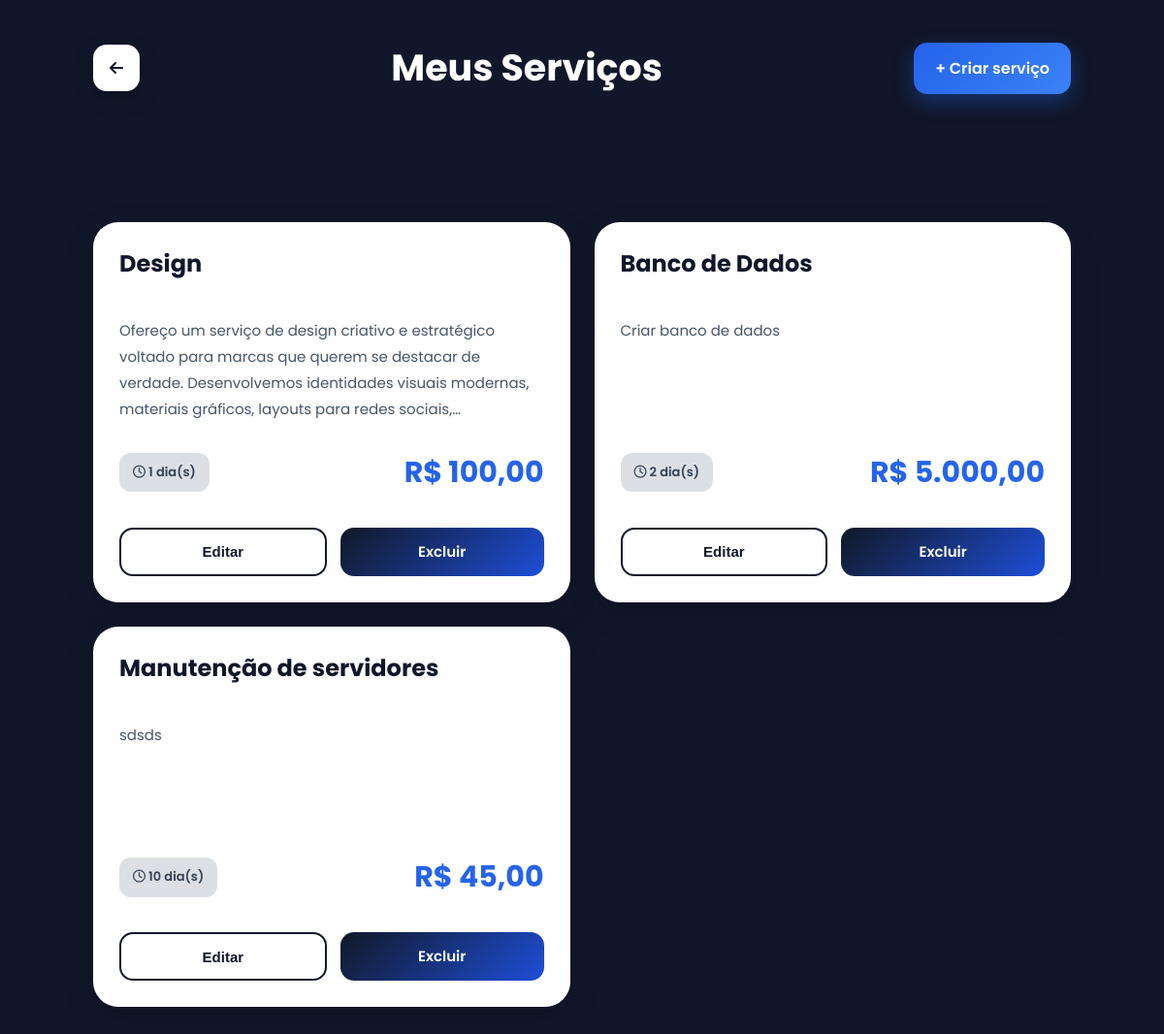
/frontend/public/Prestador/servicos/meus-servicos.php (signed in), run on an earlier commit of the app's database.
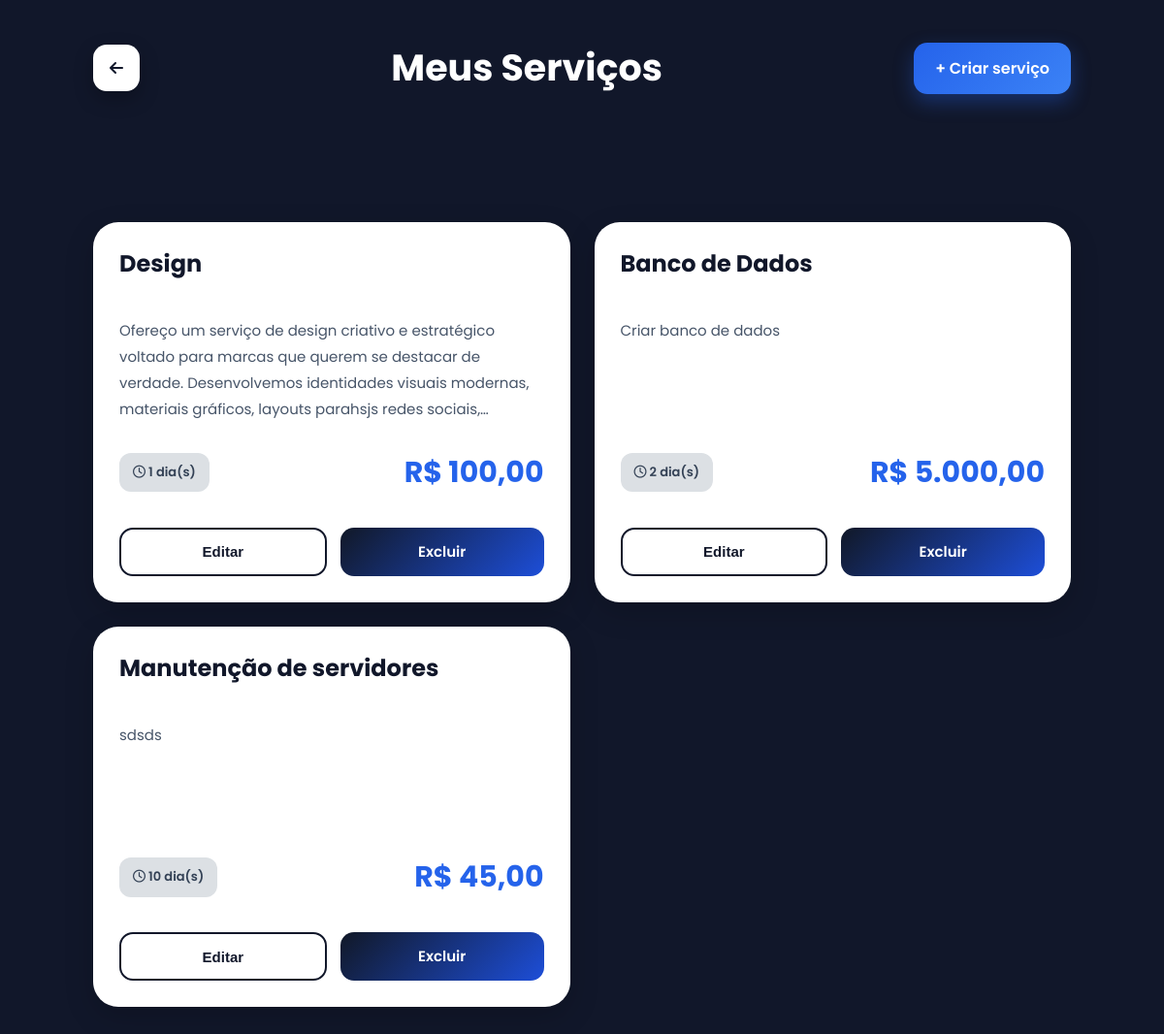
And on a later commit of the database.
### tables this page shows
CREATE TABLE `servicos` (
  `id` int(11) NOT NULL,
  `usuario_id` int(11) NOT NULL,
  `categoria_id` int(11) NOT NULL,
  `nome_servico` varchar(255) NOT NULL,
  `descricao` varchar(255) DEFAULT NULL,
  `preco` decimal(10,2) NOT NULL,
  `prazo` int(11) NOT NULL,
  `localizacao` varchar(255) DEFAULT NULL,
  `criado_em` timestamp NOT NULL DEFAULT current_timestamp()
);

### backend/app/controllers/ServicoController.php (called while the page is built, shortened)
<?php
require_once "C:/Turma2/xampp/htdocs/catalogo-servicos/backend/app/models/ServicoModel.php";
class ServicoController
{
    private $servicoModel;
    public function __construct($pdo)
    {
        $this->servicoModel = new ServicoModel($pdo);
    }
    public function listarPorPrestador($prestadorId)
    {
        return $this->servicoModel->listarPorPrestador($prestadorId);
    }
}

### backend/app/models/ServicoModel.php (called while the page is built, shortened)
<?php
class ServicoModel {
    private $pdo;
    public function __construct($pdo){
        $this->pdo = $pdo;
    }
    public function listarPorPrestador($usuarioId){
        $sql = "SELECT
                    s.*,
                    c.nome AS categoria
                FROM servicos s
                INNER JOIN categorias c ON c.id = s.categoria_id
                WHERE s.usuario_id = ?
                ORDER BY s.id DESC";
        $stmt = $this->pdo->prepare($sql);
        $stmt->execute([$usuarioId]);
        return $stmt->fetchAll(PDO::FETCH_ASSOC);
    }
}

### frontend/public/Prestador/servicos/meus-servicos.php (the view, shortened to what this page needs)
<?php
require_once "C:/Turma2/xampp/htdocs/catalogo-servicos/backend/app/database/database.php";
require_once "C:/Turma2/xampp/htdocs/catalogo-servicos/backend/app/controllers/ServicoController.php";
$servicoController = new ServicoController($pdo);
$prestadorId = $_SESSION['usuario']['id'];
$servicos = $servicoController->listarPorPrestador($prestadorId);
?>
<!DOCTYPE html>
<html lang="pt-br">
<head>
    <link rel="stylesheet" href="https://cdnjs.cloudflare.com/ajax/libs/font-awesome/6.5.1/css/all.min.css">
    <link rel="stylesheet" href="../../css/meus-servicos.css">
</head>
<body>
    <div class="topo">
        <a href="../../perfil.php" class="btn-back">
            <i class="fa-solid fa-arrow-left"></i>
        </a>
        <h1>
            Meus Serviços
        </h1>
        <a href="criar-servico.php" class="btn-criar">
            + Criar serviço
        </a>
    </div>
    <section class="servicos">
        <?php if (empty($servicos)): ?>
            <div class="vazio">
                <i class="fa-solid fa-briefcase"></i>
                <h2>
                    Nenhum serviço criado
                </h2>
                <p>
                    Crie seu primeiro serviço para começar a receber clientes.
                </p>
            </div>
        <?php else: ?>
            <div class="servicos-grid">
                <?php foreach ($servicos as $servico): ?>
                    <div class="card-servico">
    <h3>
        <?= $servico['nome_servico'] ?>
    </h3>
    <p class="descricao">
        <?= $servico['descricao'] ?>
    </p>
    <div class="info">
        <span>
    <i class="fa-regular fa-clock"></i>
    <?= $servico['prazo'] ?> dia(s)
</span>
<div class="preco">
        R$ <?= number_format($servico['preco'], 2, ',', '.') ?>
    </div>
    </div>
    <div class="acoes">
        <button
            class="btn-editar"
            onclick="abrirModal(
                '<?= $servico['id'] ?>',
                '<?= $servico['nome_servico'] ?>',
                '<?= $servico['descricao'] ?>',
                '<?= $servico['preco'] ?>',
                '<?= $servico['prazo'] ?>',
                '<?= $servico['localizacao'] ?>',
                '<?= $servico['categoria_id'] ?>'
            )"
        >
            Editar
        </button>
        <a href="deletar-servico.php?id=<?= $servico['id'] ?>">
            Excluir
        </a>
    </div>
</div>
                <?php endforeach; ?>
            </div>
        <?php endif; ?>
    </section>
</body>
</html>

What changed in the data, as far as the page shows it:
changed servicos "Design": descricao "…modernas, materiais gráficos, layouts para redes…" → "…modernas, materiais gráficos, layouts parahsjs redes…"
